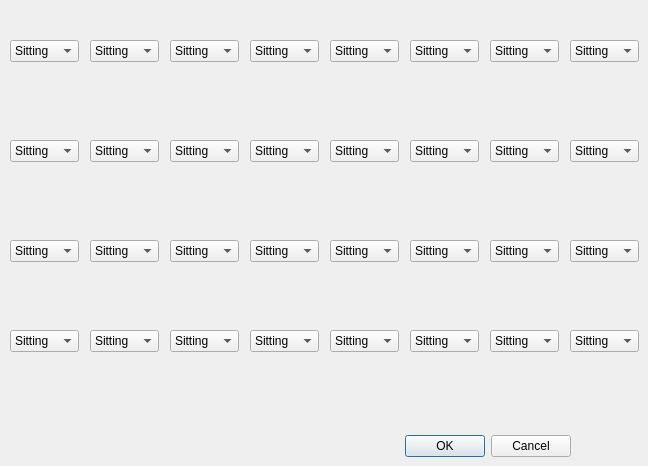
<?xml version="1.0" encoding="UTF-8"?>
<ui version="4.0">
 <class>Dialog</class>
 <widget class="QDialog" name="Dialog">
  <property name="geometry">
   <rect>
    <x>0</x>
    <y>0</y>
    <width>648</width>
    <height>466</height>
   </rect>
  </property>
  <property name="windowTitle">
   <string>Dialog</string>
  </property>
  <widget class="QDialogButtonBox" name="buttonBox">
   <property name="geometry">
    <rect>
     <x>230</x>
     <y>430</y>
     <width>341</width>
     <height>32</height>
    </rect>
   </property>
   <property name="orientation">
    <enum>Qt::Horizontal</enum>
   </property>
   <property name="standardButtons">
    <set>QDialogButtonBox::Cancel|QDialogButtonBox::Ok</set>
   </property>
  </widget>
  <widget class="QComboBox" name="comboBox">
   <property name="geometry">
    <rect>
     <x>10</x>
     <y>40</y>
     <width>69</width>
     <height>22</height>
    </rect>
   </property>
   <item>
    <property name="text">
     <string>Sitting</string>
    </property>
   </item>
   <item>
    <property name="text">
     <string>Leaning</string>
    </property>
   </item>
   <item>
    <property name="text">
     <string>Hand-Head</string>
    </property>
   </item>
   <item>
    <property name="text">
     <string>Hand-Lap</string>
    </property>
   </item>
   <item>
    <property name="text">
     <string>Sleeping</string>
    </property>
   </item>
   <item>
    <property name="text">
     <string>No Model</string>
    </property>
   </item>
  </widget>
  <widget class="QComboBox" name="comboBox_2">
   <property name="geometry">
    <rect>
     <x>90</x>
     <y>40</y>
     <width>69</width>
     <height>22</height>
    </rect>
   </property>
   <item>
    <property name="text">
     <string>Sitting</string>
    </property>
   </item>
   <item>
    <property name="text">
     <string>Leaning</string>
    </property>
   </item>
   <item>
    <property name="text">
     <string>Hand-Head</string>
    </property>
   </item>
   <item>
    <property name="text">
     <string>Hand-Lap</string>
    </property>
   </item>
   <item>
    <property name="text">
     <string>Sleeping</string>
    </property>
   </item>
   <item>
    <property name="text">
     <string>No Model</string>
    </property>
   </item>
  </widget>
  <widget class="QComboBox" name="comboBox_3">
   <property name="geometry">
    <rect>
     <x>170</x>
     <y>40</y>
     <width>69</width>
     <height>22</height>
    </rect>
   </property>
   <item>
    <property name="text">
     <string>Sitting</string>
    </property>
   </item>
   <item>
    <property name="text">
     <string>Leaning</string>
    </property>
   </item>
   <item>
    <property name="text">
     <string>Hand-Head</string>
    </property>
   </item>
   <item>
    <property name="text">
     <string>Hand-Lap</string>
    </property>
   </item>
   <item>
    <property name="text">
     <string>Sleeping</string>
    </property>
   </item>
   <item>
    <property name="text">
     <string>No Model</string>
    </property>
   </item>
  </widget>
  <widget class="QComboBox" name="comboBox_4">
   <property name="geometry">
    <rect>
     <x>250</x>
     <y>40</y>
     <width>69</width>
     <height>22</height>
    </rect>
   </property>
   <item>
    <property name="text">
     <string>Sitting</string>
    </property>
   </item>
   <item>
    <property name="text">
     <string>Leaning</string>
    </property>
   </item>
   <item>
    <property name="text">
     <string>Hand-Head</string>
    </property>
   </item>
   <item>
    <property name="text">
     <string>Hand-Lap</string>
    </property>
   </item>
   <item>
    <property name="text">
     <string>Sleeping</string>
    </property>
   </item>
   <item>
    <property name="text">
     <string>No Model</string>
    </property>
   </item>
  </widget>
  <widget class="QComboBox" name="comboBox_5">
   <property name="geometry">
    <rect>
     <x>330</x>
     <y>40</y>
     <width>69</width>
     <height>22</height>
    </rect>
   </property>
   <item>
    <property name="text">
     <string>Sitting</string>
    </property>
   </item>
   <item>
    <property name="text">
     <string>Leaning</string>
    </property>
   </item>
   <item>
    <property name="text">
     <string>Hand-Head</string>
    </property>
   </item>
   <item>
    <property name="text">
     <string>Hand-Lap</string>
    </property>
   </item>
   <item>
    <property name="text">
     <string>Sleeping</string>
    </property>
   </item>
   <item>
    <property name="text">
     <string>No Model</string>
    </property>
   </item>
  </widget>
  <widget class="QComboBox" name="comboBox_6">
   <property name="geometry">
    <rect>
     <x>410</x>
     <y>40</y>
     <width>69</width>
     <height>22</height>
    </rect>
   </property>
   <item>
    <property name="text">
     <string>Sitting</string>
    </property>
   </item>
   <item>
    <property name="text">
     <string>Leaning</string>
    </property>
   </item>
   <item>
    <property name="text">
     <string>Hand-Head</string>
    </property>
   </item>
   <item>
    <property name="text">
     <string>Hand-Lap</string>
    </property>
   </item>
   <item>
    <property name="text">
     <string>Sleeping</string>
    </property>
   </item>
   <item>
    <property name="text">
     <string>No Model</string>
    </property>
   </item>
  </widget>
  <widget class="QComboBox" name="comboBox_7">
   <property name="geometry">
    <rect>
     <x>490</x>
     <y>40</y>
     <width>69</width>
     <height>22</height>
    </rect>
   </property>
   <item>
    <property name="text">
     <string>Sitting</string>
    </property>
   </item>
   <item>
    <property name="text">
     <string>Leaning</string>
    </property>
   </item>
   <item>
    <property name="text">
     <string>Hand-Head</string>
    </property>
   </item>
   <item>
    <property name="text">
     <string>Hand-Lap</string>
    </property>
   </item>
   <item>
    <property name="text">
     <string>Sleeping</string>
    </property>
   </item>
   <item>
    <property name="text">
     <string>No Model</string>
    </property>
   </item>
  </widget>
  <widget class="QComboBox" name="comboBox_8">
   <property name="geometry">
    <rect>
     <x>490</x>
     <y>140</y>
     <width>69</width>
     <height>22</height>
    </rect>
   </property>
   <item>
    <property name="text">
     <string>Sitting</string>
    </property>
   </item>
   <item>
    <property name="text">
     <string>Leaning</string>
    </property>
   </item>
   <item>
    <property name="text">
     <string>Hand-Head</string>
    </property>
   </item>
   <item>
    <property name="text">
     <string>Hand-Lap</string>
    </property>
   </item>
   <item>
    <property name="text">
     <string>Sleeping</string>
    </property>
   </item>
   <item>
    <property name="text">
     <string>No Model</string>
    </property>
   </item>
  </widget>
  <widget class="QComboBox" name="comboBox_9">
   <property name="geometry">
    <rect>
     <x>90</x>
     <y>140</y>
     <width>69</width>
     <height>22</height>
    </rect>
   </property>
   <item>
    <property name="text">
     <string>Sitting</string>
    </property>
   </item>
   <item>
    <property name="text">
     <string>Leaning</string>
    </property>
   </item>
   <item>
    <property name="text">
     <string>Hand-Head</string>
    </property>
   </item>
   <item>
    <property name="text">
     <string>Hand-Lap</string>
    </property>
   </item>
   <item>
    <property name="text">
     <string>Sleeping</string>
    </property>
   </item>
   <item>
    <property name="text">
     <string>No Model</string>
    </property>
   </item>
  </widget>
  <widget class="QComboBox" name="comboBox_10">
   <property name="geometry">
    <rect>
     <x>250</x>
     <y>140</y>
     <width>69</width>
     <height>22</height>
    </rect>
   </property>
   <item>
    <property name="text">
     <string>Sitting</string>
    </property>
   </item>
   <item>
    <property name="text">
     <string>Leaning</string>
    </property>
   </item>
   <item>
    <property name="text">
     <string>Hand-Head</string>
    </property>
   </item>
   <item>
    <property name="text">
     <string>Hand-Lap</string>
    </property>
   </item>
   <item>
    <property name="text">
     <string>Sleeping</string>
    </property>
   </item>
   <item>
    <property name="text">
     <string>No Model</string>
    </property>
   </item>
  </widget>
  <widget class="QComboBox" name="comboBox_11">
   <property name="geometry">
    <rect>
     <x>330</x>
     <y>140</y>
     <width>69</width>
     <height>22</height>
    </rect>
   </property>
   <item>
    <property name="text">
     <string>Sitting</string>
    </property>
   </item>
   <item>
    <property name="text">
     <string>Leaning</string>
    </property>
   </item>
   <item>
    <property name="text">
     <string>Hand-Head</string>
    </property>
   </item>
   <item>
    <property name="text">
     <string>Hand-Lap</string>
    </property>
   </item>
   <item>
    <property name="text">
     <string>Sleeping</string>
    </property>
   </item>
   <item>
    <property name="text">
     <string>No Model</string>
    </property>
   </item>
  </widget>
  <widget class="QComboBox" name="comboBox_12">
   <property name="geometry">
    <rect>
     <x>170</x>
     <y>140</y>
     <width>69</width>
     <height>22</height>
    </rect>
   </property>
   <item>
    <property name="text">
     <string>Sitting</string>
    </property>
   </item>
   <item>
    <property name="text">
     <string>Leaning</string>
    </property>
   </item>
   <item>
    <property name="text">
     <string>Hand-Head</string>
    </property>
   </item>
   <item>
    <property name="text">
     <string>Hand-Lap</string>
    </property>
   </item>
   <item>
    <property name="text">
     <string>Sleeping</string>
    </property>
   </item>
   <item>
    <property name="text">
     <string>No Model</string>
    </property>
   </item>
  </widget>
  <widget class="QComboBox" name="comboBox_13">
   <property name="geometry">
    <rect>
     <x>10</x>
     <y>140</y>
     <width>69</width>
     <height>22</height>
    </rect>
   </property>
   <item>
    <property name="text">
     <string>Sitting</string>
    </property>
   </item>
   <item>
    <property name="text">
     <string>Leaning</string>
    </property>
   </item>
   <item>
    <property name="text">
     <string>Hand-Head</string>
    </property>
   </item>
   <item>
    <property name="text">
     <string>Hand-Lap</string>
    </property>
   </item>
   <item>
    <property name="text">
     <string>Sleeping</string>
    </property>
   </item>
   <item>
    <property name="text">
     <string>No Model</string>
    </property>
   </item>
  </widget>
  <widget class="QComboBox" name="comboBox_14">
   <property name="geometry">
    <rect>
     <x>410</x>
     <y>140</y>
     <width>69</width>
     <height>22</height>
    </rect>
   </property>
   <item>
    <property name="text">
     <string>Sitting</string>
    </property>
   </item>
   <item>
    <property name="text">
     <string>Leaning</string>
    </property>
   </item>
   <item>
    <property name="text">
     <string>Hand-Head</string>
    </property>
   </item>
   <item>
    <property name="text">
     <string>Hand-Lap</string>
    </property>
   </item>
   <item>
    <property name="text">
     <string>Sleeping</string>
    </property>
   </item>
   <item>
    <property name="text">
     <string>No Model</string>
    </property>
   </item>
  </widget>
  <widget class="QComboBox" name="comboBox_15">
   <property name="geometry">
    <rect>
     <x>490</x>
     <y>240</y>
     <width>69</width>
     <height>22</height>
    </rect>
   </property>
   <item>
    <property name="text">
     <string>Sitting</string>
    </property>
   </item>
   <item>
    <property name="text">
     <string>Leaning</string>
    </property>
   </item>
   <item>
    <property name="text">
     <string>Hand-Head</string>
    </property>
   </item>
   <item>
    <property name="text">
     <string>Hand-Lap</string>
    </property>
   </item>
   <item>
    <property name="text">
     <string>Sleeping</string>
    </property>
   </item>
   <item>
    <property name="text">
     <string>No Model</string>
    </property>
   </item>
  </widget>
  <widget class="QComboBox" name="comboBox_16">
   <property name="geometry">
    <rect>
     <x>90</x>
     <y>240</y>
     <width>69</width>
     <height>22</height>
    </rect>
   </property>
   <item>
    <property name="text">
     <string>Sitting</string>
    </property>
   </item>
   <item>
    <property name="text">
     <string>Leaning</string>
    </property>
   </item>
   <item>
    <property name="text">
     <string>Hand-Head</string>
    </property>
   </item>
   <item>
    <property name="text">
     <string>Hand-Lap</string>
    </property>
   </item>
   <item>
    <property name="text">
     <string>Sleeping</string>
    </property>
   </item>
   <item>
    <property name="text">
     <string>No Model</string>
    </property>
   </item>
  </widget>
  <widget class="QComboBox" name="comboBox_17">
   <property name="geometry">
    <rect>
     <x>250</x>
     <y>240</y>
     <width>69</width>
     <height>22</height>
    </rect>
   </property>
   <item>
    <property name="text">
     <string>Sitting</string>
    </property>
   </item>
   <item>
    <property name="text">
     <string>Leaning</string>
    </property>
   </item>
   <item>
    <property name="text">
     <string>Hand-Head</string>
    </property>
   </item>
   <item>
    <property name="text">
     <string>Hand-Lap</string>
    </property>
   </item>
   <item>
    <property name="text">
     <string>Sleeping</string>
    </property>
   </item>
   <item>
    <property name="text">
     <string>No Model</string>
    </property>
   </item>
  </widget>
  <widget class="QComboBox" name="comboBox_18">
   <property name="geometry">
    <rect>
     <x>330</x>
     <y>240</y>
     <width>69</width>
     <height>22</height>
    </rect>
   </property>
   <item>
    <property name="text">
     <string>Sitting</string>
    </property>
   </item>
   <item>
    <property name="text">
     <string>Leaning</string>
    </property>
   </item>
   <item>
    <property name="text">
     <string>Hand-Head</string>
    </property>
   </item>
   <item>
    <property name="text">
     <string>Hand-Lap</string>
    </property>
   </item>
   <item>
    <property name="text">
     <string>Sleeping</string>
    </property>
   </item>
   <item>
    <property name="text">
     <string>No Model</string>
    </property>
   </item>
  </widget>
  <widget class="QComboBox" name="comboBox_19">
   <property name="geometry">
    <rect>
     <x>170</x>
     <y>240</y>
     <width>69</width>
     <height>22</height>
    </rect>
   </property>
   <item>
    <property name="text">
     <string>Sitting</string>
    </property>
   </item>
   <item>
    <property name="text">
     <string>Leaning</string>
    </property>
   </item>
   <item>
    <property name="text">
     <string>Hand-Head</string>
    </property>
   </item>
   <item>
    <property name="text">
     <string>Hand-Lap</string>
    </property>
   </item>
   <item>
    <property name="text">
     <string>Sleeping</string>
    </property>
   </item>
   <item>
    <property name="text">
     <string>No Model</string>
    </property>
   </item>
  </widget>
  <widget class="QComboBox" name="comboBox_20">
   <property name="geometry">
    <rect>
     <x>10</x>
     <y>240</y>
     <width>69</width>
     <height>22</height>
    </rect>
   </property>
   <item>
    <property name="text">
     <string>Sitting</string>
    </property>
   </item>
   <item>
    <property name="text">
     <string>Leaning</string>
    </property>
   </item>
   <item>
    <property name="text">
     <string>Hand-Head</string>
    </property>
   </item>
   <item>
    <property name="text">
     <string>Hand-Lap</string>
    </property>
   </item>
   <item>
    <property name="text">
     <string>Sleeping</string>
    </property>
   </item>
   <item>
    <property name="text">
     <string>No Model</string>
    </property>
   </item>
  </widget>
  <widget class="QComboBox" name="comboBox_21">
   <property name="geometry">
    <rect>
     <x>410</x>
     <y>240</y>
     <width>69</width>
     <height>22</height>
    </rect>
   </property>
   <item>
    <property name="text">
     <string>Sitting</string>
    </property>
   </item>
   <item>
    <property name="text">
     <string>Leaning</string>
    </property>
   </item>
   <item>
    <property name="text">
     <string>Hand-Head</string>
    </property>
   </item>
   <item>
    <property name="text">
     <string>Hand-Lap</string>
    </property>
   </item>
   <item>
    <property name="text">
     <string>Sleeping</string>
    </property>
   </item>
   <item>
    <property name="text">
     <string>No Model</string>
    </property>
   </item>
  </widget>
  <widget class="QComboBox" name="comboBox_22">
   <property name="geometry">
    <rect>
     <x>490</x>
     <y>330</y>
     <width>69</width>
     <height>22</height>
    </rect>
   </property>
   <item>
    <property name="text">
     <string>Sitting</string>
    </property>
   </item>
   <item>
    <property name="text">
     <string>Leaning</string>
    </property>
   </item>
   <item>
    <property name="text">
     <string>Hand-Head</string>
    </property>
   </item>
   <item>
    <property name="text">
     <string>Hand-Lap</string>
    </property>
   </item>
   <item>
    <property name="text">
     <string>Sleeping</string>
    </property>
   </item>
   <item>
    <property name="text">
     <string>No Model</string>
    </property>
   </item>
  </widget>
  <widget class="QComboBox" name="comboBox_23">
   <property name="geometry">
    <rect>
     <x>90</x>
     <y>330</y>
     <width>69</width>
     <height>22</height>
    </rect>
   </property>
   <item>
    <property name="text">
     <string>Sitting</string>
    </property>
   </item>
   <item>
    <property name="text">
     <string>Leaning</string>
    </property>
   </item>
   <item>
    <property name="text">
     <string>Hand-Head</string>
    </property>
   </item>
   <item>
    <property name="text">
     <string>Hand-Lap</string>
    </property>
   </item>
   <item>
    <property name="text">
     <string>Sleeping</string>
    </property>
   </item>
   <item>
    <property name="text">
     <string>No Model</string>
    </property>
   </item>
  </widget>
  <widget class="QComboBox" name="comboBox_24">
   <property name="geometry">
    <rect>
     <x>250</x>
     <y>330</y>
     <width>69</width>
     <height>22</height>
    </rect>
   </property>
   <item>
    <property name="text">
     <string>Sitting</string>
    </property>
   </item>
   <item>
    <property name="text">
     <string>Leaning</string>
    </property>
   </item>
   <item>
    <property name="text">
     <string>Hand-Head</string>
    </property>
   </item>
   <item>
    <property name="text">
     <string>Hand-Lap</string>
    </property>
   </item>
   <item>
    <property name="text">
     <string>Sleeping</string>
    </property>
   </item>
   <item>
    <property name="text">
     <string>No Model</string>
    </property>
   </item>
  </widget>
  <widget class="QComboBox" name="comboBox_25">
   <property name="geometry">
    <rect>
     <x>330</x>
     <y>330</y>
     <width>69</width>
     <height>22</height>
    </rect>
   </property>
   <item>
    <property name="text">
     <string>Sitting</string>
    </property>
   </item>
   <item>
    <property name="text">
     <string>Leaning</string>
    </property>
   </item>
   <item>
    <property name="text">
     <string>Hand-Head</string>
    </property>
   </item>
   <item>
    <property name="text">
     <string>Hand-Lap</string>
    </property>
   </item>
   <item>
    <property name="text">
     <string>Sleeping</string>
    </property>
   </item>
   <item>
    <property name="text">
     <string>No Model</string>
    </property>
   </item>
  </widget>
  <widget class="QComboBox" name="comboBox_26">
   <property name="geometry">
    <rect>
     <x>170</x>
     <y>330</y>
     <width>69</width>
     <height>22</height>
    </rect>
   </property>
   <item>
    <property name="text">
     <string>Sitting</string>
    </property>
   </item>
   <item>
    <property name="text">
     <string>Leaning</string>
    </property>
   </item>
   <item>
    <property name="text">
     <string>Hand-Head</string>
    </property>
   </item>
   <item>
    <property name="text">
     <string>Hand-Lap</string>
    </property>
   </item>
   <item>
    <property name="text">
     <string>Sleeping</string>
    </property>
   </item>
   <item>
    <property name="text">
     <string>No Model</string>
    </property>
   </item>
  </widget>
  <widget class="QComboBox" name="comboBox_27">
   <property name="geometry">
    <rect>
     <x>10</x>
     <y>330</y>
     <width>69</width>
     <height>22</height>
    </rect>
   </property>
   <item>
    <property name="text">
     <string>Sitting</string>
    </property>
   </item>
   <item>
    <property name="text">
     <string>Leaning</string>
    </property>
   </item>
   <item>
    <property name="text">
     <string>Hand-Head</string>
    </property>
   </item>
   <item>
    <property name="text">
     <string>Hand-Lap</string>
    </property>
   </item>
   <item>
    <property name="text">
     <string>Sleeping</string>
    </property>
   </item>
   <item>
    <property name="text">
     <string>No Model</string>
    </property>
   </item>
  </widget>
  <widget class="QComboBox" name="comboBox_28">
   <property name="geometry">
    <rect>
     <x>410</x>
     <y>330</y>
     <width>69</width>
     <height>22</height>
    </rect>
   </property>
   <item>
    <property name="text">
     <string>Sitting</string>
    </property>
   </item>
   <item>
    <property name="text">
     <string>Leaning</string>
    </property>
   </item>
   <item>
    <property name="text">
     <string>Hand-Head</string>
    </property>
   </item>
   <item>
    <property name="text">
     <string>Hand-Lap</string>
    </property>
   </item>
   <item>
    <property name="text">
     <string>Sleeping</string>
    </property>
   </item>
   <item>
    <property name="text">
     <string>No Model</string>
    </property>
   </item>
  </widget>
  <widget class="QComboBox" name="comboBox_29">
   <property name="geometry">
    <rect>
     <x>570</x>
     <y>240</y>
     <width>69</width>
     <height>22</height>
    </rect>
   </property>
   <item>
    <property name="text">
     <string>Sitting</string>
    </property>
   </item>
   <item>
    <property name="text">
     <string>Leaning</string>
    </property>
   </item>
   <item>
    <property name="text">
     <string>Hand-Head</string>
    </property>
   </item>
   <item>
    <property name="text">
     <string>Hand-Lap</string>
    </property>
   </item>
   <item>
    <property name="text">
     <string>Sleeping</string>
    </property>
   </item>
   <item>
    <property name="text">
     <string>No Model</string>
    </property>
   </item>
  </widget>
  <widget class="QComboBox" name="comboBox_30">
   <property name="geometry">
    <rect>
     <x>570</x>
     <y>140</y>
     <width>69</width>
     <height>22</height>
    </rect>
   </property>
   <item>
    <property name="text">
     <string>Sitting</string>
    </property>
   </item>
   <item>
    <property name="text">
     <string>Leaning</string>
    </property>
   </item>
   <item>
    <property name="text">
     <string>Hand-Head</string>
    </property>
   </item>
   <item>
    <property name="text">
     <string>Hand-Lap</string>
    </property>
   </item>
   <item>
    <property name="text">
     <string>Sleeping</string>
    </property>
   </item>
   <item>
    <property name="text">
     <string>No Model</string>
    </property>
   </item>
  </widget>
  <widget class="QComboBox" name="comboBox_31">
   <property name="geometry">
    <rect>
     <x>570</x>
     <y>40</y>
     <width>69</width>
     <height>22</height>
    </rect>
   </property>
   <item>
    <property name="text">
     <string>Sitting</string>
    </property>
   </item>
   <item>
    <property name="text">
     <string>Leaning</string>
    </property>
   </item>
   <item>
    <property name="text">
     <string>Hand-Head</string>
    </property>
   </item>
   <item>
    <property name="text">
     <string>Hand-Lap</string>
    </property>
   </item>
   <item>
    <property name="text">
     <string>Sleeping</string>
    </property>
   </item>
   <item>
    <property name="text">
     <string>No Model</string>
    </property>
   </item>
  </widget>
  <widget class="QComboBox" name="comboBox_32">
   <property name="geometry">
    <rect>
     <x>570</x>
     <y>330</y>
     <width>69</width>
     <height>22</height>
    </rect>
   </property>
   <item>
    <property name="text">
     <string>Sitting</string>
    </property>
   </item>
   <item>
    <property name="text">
     <string>Leaning</string>
    </property>
   </item>
   <item>
    <property name="text">
     <string>Hand-Head</string>
    </property>
   </item>
   <item>
    <property name="text">
     <string>Hand-Lap</string>
    </property>
   </item>
   <item>
    <property name="text">
     <string>Sleeping</string>
    </property>
   </item>
   <item>
    <property name="text">
     <string>No Model</string>
    </property>
   </item>
  </widget>
  <widget class="QWidget" name="widget" native="true">
   <property name="geometry">
    <rect>
     <x>0</x>
     <y>0</y>
     <width>651</width>
     <height>421</height>
    </rect>
   </property>
  </widget>
 </widget>
 <resources/>
 <connections>
  <connection>
   <sender>buttonBox</sender>
   <signal>accepted()</signal>
   <receiver>Dialog</receiver>
   <slot>accept()</slot>
   <hints>
    <hint type="sourcelabel">
     <x>248</x>
     <y>254</y>
    </hint>
    <hint type="destinationlabel">
     <x>157</x>
     <y>274</y>
    </hint>
   </hints>
  </connection>
  <connection>
   <sender>buttonBox</sender>
   <signal>rejected()</signal>
   <receiver>Dialog</receiver>
   <slot>reject()</slot>
   <hints>
    <hint type="sourcelabel">
     <x>316</x>
     <y>260</y>
    </hint>
    <hint type="destinationlabel">
     <x>286</x>
     <y>274</y>
    </hint>
   </hints>
  </connection>
 </connections>
</ui>
